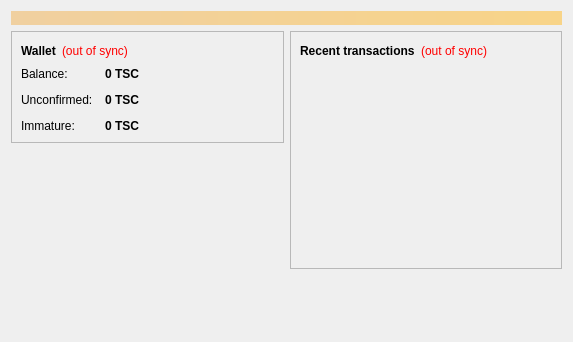
<?xml version="1.0" encoding="UTF-8"?>
<ui version="4.0">
 <class>OverviewPage</class>
 <widget class="QWidget" name="OverviewPage">
  <property name="geometry">
   <rect>
    <x>0</x>
    <y>0</y>
    <width>573</width>
    <height>342</height>
   </rect>
  </property>
  <property name="windowTitle">
   <string>Form</string>
  </property>
  <layout class="QVBoxLayout" name="topLayout">
   <item>
    <widget class="QLabel" name="labelAlerts">
     <property name="visible">
      <bool>false</bool>
     </property>
     <property name="styleSheet">
      <string notr="true">background-color: qlineargradient(x1: 0, y1: 0, x2: 1, y2: 0, stop:0 #F0D0A0, stop:1 #F8D488); color:#000000;</string>
     </property>
     <property name="wordWrap">
      <bool>true</bool>
     </property>
     <property name="margin">
      <number>3</number>
     </property>
    </widget>
   </item>
   <item>
    <layout class="QHBoxLayout" name="horizontalLayout" stretch="1,1">
     <item>
      <layout class="QVBoxLayout" name="verticalLayout_2">
       <item>
        <widget class="QFrame" name="frame">
         <property name="frameShape">
          <enum>QFrame::StyledPanel</enum>
         </property>
         <property name="frameShadow">
          <enum>QFrame::Raised</enum>
         </property>
         <layout class="QVBoxLayout" name="verticalLayout_4">
          <item>
           <layout class="QHBoxLayout" name="horizontalLayout_4">
            <item>
             <widget class="QLabel" name="label_5">
              <property name="font">
               <font>
                <weight>75</weight>
                <bold>true</bold>
               </font>
              </property>
              <property name="text">
               <string>Wallet</string>
              </property>
             </widget>
            </item>
            <item>
             <widget class="QLabel" name="labelWalletStatus">
              <property name="toolTip">
               <string>The displayed information may be out of date. Your wallet automatically synchronizes with the testcoin network after a connection is established, but this process has not completed yet.</string>
              </property>
              <property name="styleSheet">
               <string notr="true">QLabel { color: red; }</string>
              </property>
              <property name="text">
               <string notr="true">(out of sync)</string>
              </property>
              <property name="alignment">
               <set>Qt::AlignLeading|Qt::AlignLeft|Qt::AlignVCenter</set>
              </property>
             </widget>
            </item>
            <item>
             <spacer name="horizontalSpacer_2">
              <property name="orientation">
               <enum>Qt::Horizontal</enum>
              </property>
              <property name="sizeHint" stdset="0">
               <size>
                <width>40</width>
                <height>20</height>
               </size>
              </property>
             </spacer>
            </item>
           </layout>
          </item>
          <item>
           <layout class="QFormLayout" name="formLayout_2">
            <property name="fieldGrowthPolicy">
             <enum>QFormLayout::AllNonFixedFieldsGrow</enum>
            </property>
            <property name="horizontalSpacing">
             <number>12</number>
            </property>
            <property name="verticalSpacing">
             <number>12</number>
            </property>
            <item row="0" column="0">
             <widget class="QLabel" name="label">
              <property name="text">
               <string>Balance:</string>
              </property>
             </widget>
            </item>
            <item row="0" column="1">
             <widget class="QLabel" name="labelBalance">
              <property name="font">
               <font>
                <weight>75</weight>
                <bold>true</bold>
               </font>
              </property>
              <property name="cursor">
               <cursorShape>IBeamCursor</cursorShape>
              </property>
              <property name="toolTip">
               <string>Your current balance</string>
              </property>
              <property name="text">
               <string notr="true">0 TSC</string>
              </property>
              <property name="textInteractionFlags">
               <set>Qt::LinksAccessibleByMouse|Qt::TextSelectableByKeyboard|Qt::TextSelectableByMouse</set>
              </property>
             </widget>
            </item>
            <item row="1" column="0">
             <widget class="QLabel" name="label_3">
              <property name="text">
               <string>Unconfirmed:</string>
              </property>
             </widget>
            </item>
            <item row="1" column="1">
             <widget class="QLabel" name="labelUnconfirmed">
              <property name="font">
               <font>
                <weight>75</weight>
                <bold>true</bold>
               </font>
              </property>
              <property name="cursor">
               <cursorShape>IBeamCursor</cursorShape>
              </property>
              <property name="toolTip">
               <string>Total of transactions that have yet to be confirmed, and do not yet count toward the current balance</string>
              </property>
              <property name="text">
               <string notr="true">0 TSC</string>
              </property>
              <property name="textInteractionFlags">
               <set>Qt::LinksAccessibleByMouse|Qt::TextSelectableByKeyboard|Qt::TextSelectableByMouse</set>
              </property>
             </widget>
            </item>
            <item row="2" column="0">
             <widget class="QLabel" name="labelImmatureText">
              <property name="text">
               <string>Immature:</string>
              </property>
             </widget>
            </item>
            <item row="2" column="1">
             <widget class="QLabel" name="labelImmature">
              <property name="font">
               <font>
                <weight>75</weight>
                <bold>true</bold>
               </font>
              </property>
              <property name="toolTip">
               <string>Mined balance that has not yet matured</string>
              </property>
              <property name="text">
               <string notr="true">0 TSC</string>
              </property>
              <property name="textInteractionFlags">
               <set>Qt::LinksAccessibleByMouse|Qt::TextSelectableByKeyboard|Qt::TextSelectableByMouse</set>
              </property>
             </widget>
            </item>
           </layout>
          </item>
         </layout>
        </widget>
       </item>
       <item>
        <spacer name="verticalSpacer">
         <property name="orientation">
          <enum>Qt::Vertical</enum>
         </property>
         <property name="sizeHint" stdset="0">
          <size>
           <width>20</width>
           <height>40</height>
          </size>
         </property>
        </spacer>
       </item>
      </layout>
     </item>
     <item>
      <layout class="QVBoxLayout" name="verticalLayout_3">
       <item>
        <widget class="QFrame" name="frame_2">
         <property name="frameShape">
          <enum>QFrame::StyledPanel</enum>
         </property>
         <property name="frameShadow">
          <enum>QFrame::Raised</enum>
         </property>
         <layout class="QVBoxLayout" name="verticalLayout">
          <item>
           <layout class="QHBoxLayout" name="horizontalLayout_2">
            <item>
             <widget class="QLabel" name="label_4">
              <property name="text">
               <string>&lt;b&gt;Recent transactions&lt;/b&gt;</string>
              </property>
             </widget>
            </item>
            <item>
             <widget class="QLabel" name="labelTransactionsStatus">
              <property name="toolTip">
               <string>The displayed information may be out of date. Your wallet automatically synchronizes with the testcoin network after a connection is established, but this process has not completed yet.</string>
              </property>
              <property name="styleSheet">
               <string notr="true">QLabel { color: red; }</string>
              </property>
              <property name="text">
               <string notr="true">(out of sync)</string>
              </property>
              <property name="alignment">
               <set>Qt::AlignRight|Qt::AlignTrailing|Qt::AlignVCenter</set>
              </property>
             </widget>
            </item>
            <item>
             <spacer name="horizontalSpacer">
              <property name="orientation">
               <enum>Qt::Horizontal</enum>
              </property>
              <property name="sizeHint" stdset="0">
               <size>
                <width>40</width>
                <height>20</height>
               </size>
              </property>
             </spacer>
            </item>
           </layout>
          </item>
          <item>
           <widget class="QListView" name="listTransactions">
            <property name="styleSheet">
             <string notr="true">QListView { background: transparent; }</string>
            </property>
            <property name="frameShape">
             <enum>QFrame::NoFrame</enum>
            </property>
            <property name="verticalScrollBarPolicy">
             <enum>Qt::ScrollBarAlwaysOff</enum>
            </property>
            <property name="horizontalScrollBarPolicy">
             <enum>Qt::ScrollBarAlwaysOff</enum>
            </property>
            <property name="selectionMode">
             <enum>QAbstractItemView::NoSelection</enum>
            </property>
           </widget>
          </item>
         </layout>
        </widget>
       </item>
       <item>
        <spacer name="verticalSpacer_2">
         <property name="orientation">
          <enum>Qt::Vertical</enum>
         </property>
         <property name="sizeHint" stdset="0">
          <size>
           <width>20</width>
           <height>40</height>
          </size>
         </property>
        </spacer>
       </item>
      </layout>
     </item>
    </layout>
   </item>
  </layout>
 </widget>
 <resources/>
 <connections/>
</ui>
